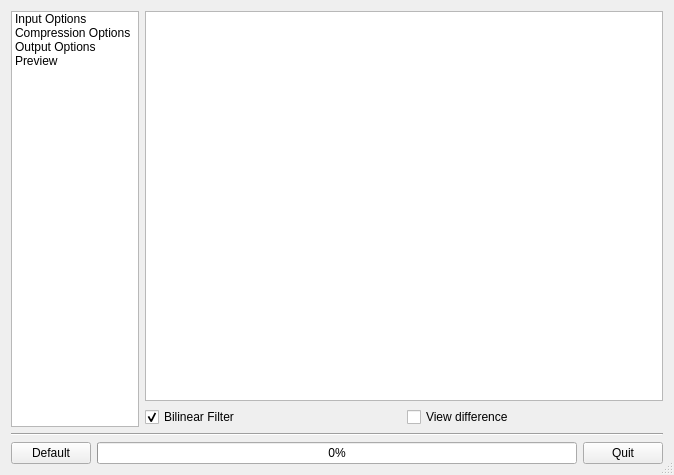
<ui version="4.0" >
 <class>ConfigDialog</class>
 <widget class="QDialog" name="ConfigDialog" >
  <property name="geometry" >
   <rect>
    <x>0</x>
    <y>0</y>
    <width>674</width>
    <height>475</height>
   </rect>
  </property>
  <property name="windowTitle" >
   <string>NVIDIA Texture Tools</string>
  </property>
  <property name="windowIcon" >
   <iconset/>
  </property>
  <property name="sizeGripEnabled" >
   <bool>true</bool>
  </property>
  <layout class="QVBoxLayout" >
   <item>
    <layout class="QHBoxLayout" >
     <item>
      <layout class="QVBoxLayout" >
       <item>
        <widget class="QListWidget" name="listWidget" >
         <property name="minimumSize" >
          <size>
           <width>64</width>
           <height>0</height>
          </size>
         </property>
         <property name="maximumSize" >
          <size>
           <width>128</width>
           <height>16777215</height>
          </size>
         </property>
         <property name="horizontalScrollBarPolicy" >
          <enum>Qt::ScrollBarAlwaysOff</enum>
         </property>
         <property name="movement" >
          <enum>QListView::Static</enum>
         </property>
         <property name="flow" >
          <enum>QListView::TopToBottom</enum>
         </property>
         <property name="isWrapping" stdset="0" >
          <bool>false</bool>
         </property>
         <property name="resizeMode" >
          <enum>QListView::Adjust</enum>
         </property>
         <property name="viewMode" >
          <enum>QListView::ListMode</enum>
         </property>
         <item>
          <property name="text" >
           <string>Input Options</string>
          </property>
         </item>
         <item>
          <property name="text" >
           <string>Compression Options</string>
          </property>
         </item>
         <item>
          <property name="text" >
           <string>Output Options</string>
          </property>
         </item>
         <item>
          <property name="text" >
           <string>Preview</string>
          </property>
          <property name="icon" >
           <iconset>../../../../../../castano-stuff/qshaderedit/src/images/colorpicker.png</iconset>
          </property>
         </item>
        </widget>
       </item>
      </layout>
     </item>
     <item>
      <widget class="QStackedWidget" name="stackedWidget" >
       <property name="sizePolicy" >
        <sizepolicy vsizetype="Expanding" hsizetype="Expanding" >
         <horstretch>0</horstretch>
         <verstretch>0</verstretch>
        </sizepolicy>
       </property>
       <property name="currentIndex" >
        <number>3</number>
       </property>
       <widget class="QWidget" name="inputPage" >
        <layout class="QVBoxLayout" >
         <property name="spacing" >
          <number>-1</number>
         </property>
         <property name="leftMargin" >
          <number>0</number>
         </property>
         <property name="topMargin" >
          <number>0</number>
         </property>
         <property name="rightMargin" >
          <number>0</number>
         </property>
         <property name="bottomMargin" >
          <number>0</number>
         </property>
         <item>
          <widget class="QTabWidget" name="tabWidget" >
           <property name="currentIndex" >
            <number>0</number>
           </property>
           <property name="elideMode" >
            <enum>Qt::ElideNone</enum>
           </property>
           <property name="usesScrollButtons" >
            <bool>false</bool>
           </property>
           <widget class="QWidget" name="widget" >
            <attribute name="title" >
             <string>File Path</string>
            </attribute>
            <layout class="QVBoxLayout" >
             <item>
              <layout class="QHBoxLayout" >
               <item>
                <widget class="QLineEdit" name="imagePathLineEdit" />
               </item>
               <item>
                <widget class="QPushButton" name="openButton" >
                 <property name="sizePolicy" >
                  <sizepolicy vsizetype="Fixed" hsizetype="Fixed" >
                   <horstretch>0</horstretch>
                   <verstretch>0</verstretch>
                  </sizepolicy>
                 </property>
                 <property name="text" >
                  <string>Open</string>
                 </property>
                </widget>
               </item>
              </layout>
             </item>
             <item>
              <widget class="QGraphicsView" name="graphicsView" />
             </item>
            </layout>
           </widget>
           <widget class="QWidget" name="widget" >
            <attribute name="title" >
             <string>Image Settings</string>
            </attribute>
            <layout class="QVBoxLayout" >
             <item>
              <layout class="QHBoxLayout" >
               <item>
                <widget class="QGroupBox" name="groupBox" >
                 <property name="sizePolicy" >
                  <sizepolicy vsizetype="Fixed" hsizetype="Fixed" >
                   <horstretch>0</horstretch>
                   <verstretch>0</verstretch>
                  </sizepolicy>
                 </property>
                 <property name="title" >
                  <string>Color Mode</string>
                 </property>
                 <property name="alignment" >
                  <set>Qt::AlignHCenter</set>
                 </property>
                 <layout class="QVBoxLayout" >
                  <property name="spacing" >
                   <number>0</number>
                  </property>
                  <item>
                   <widget class="QRadioButton" name="rgbRadioButton" >
                    <property name="text" >
                     <string>RGB</string>
                    </property>
                    <property name="checked" >
                     <bool>true</bool>
                    </property>
                   </widget>
                  </item>
                  <item>
                   <widget class="QRadioButton" name="normalMapRadioButton" >
                    <property name="text" >
                     <string>Normal Map</string>
                    </property>
                   </widget>
                  </item>
                 </layout>
                </widget>
               </item>
               <item>
                <widget class="QGroupBox" name="alphaModeGroupBox" >
                 <property name="sizePolicy" >
                  <sizepolicy vsizetype="Fixed" hsizetype="Fixed" >
                   <horstretch>0</horstretch>
                   <verstretch>0</verstretch>
                  </sizepolicy>
                 </property>
                 <property name="title" >
                  <string>Alpha Mode</string>
                 </property>
                 <property name="alignment" >
                  <set>Qt::AlignHCenter</set>
                 </property>
                 <layout class="QVBoxLayout" >
                  <property name="spacing" >
                   <number>0</number>
                  </property>
                  <item>
                   <widget class="QRadioButton" name="alphaNoneRadioButton" >
                    <property name="text" >
                     <string>None</string>
                    </property>
                    <property name="checked" >
                     <bool>false</bool>
                    </property>
                   </widget>
                  </item>
                  <item>
                   <widget class="QRadioButton" name="alphaTransparencyRadioButton" >
                    <property name="text" >
                     <string>Transparency</string>
                    </property>
                    <property name="checked" >
                     <bool>true</bool>
                    </property>
                   </widget>
                  </item>
                  <item>
                   <widget class="QRadioButton" name="alphaPremultipliedRadioButton" >
                    <property name="text" >
                     <string>Premultiplied</string>
                    </property>
                   </widget>
                  </item>
                 </layout>
                </widget>
               </item>
              </layout>
             </item>
             <item>
              <layout class="QHBoxLayout" >
               <property name="spacing" >
                <number>0</number>
               </property>
               <item>
                <widget class="QLabel" name="wrapModeLabel" >
                 <property name="sizePolicy" >
                  <sizepolicy vsizetype="Preferred" hsizetype="Expanding" >
                   <horstretch>0</horstretch>
                   <verstretch>0</verstretch>
                  </sizepolicy>
                 </property>
                 <property name="text" >
                  <string>Wrap Mode:</string>
                 </property>
                 <property name="buddy" >
                  <cstring>mipmapFilterComboBox</cstring>
                 </property>
                </widget>
               </item>
               <item>
                <widget class="QComboBox" name="wrapModeComboBox" >
                 <property name="maximumSize" >
                  <size>
                   <width>16777215</width>
                   <height>26</height>
                  </size>
                 </property>
                 <item>
                  <property name="text" >
                   <string>Mirror</string>
                  </property>
                 </item>
                 <item>
                  <property name="text" >
                   <string>Repeat</string>
                  </property>
                 </item>
                 <item>
                  <property name="text" >
                   <string>Clamp</string>
                  </property>
                 </item>
                </widget>
               </item>
              </layout>
             </item>
             <item>
              <layout class="QHBoxLayout" >
               <item>
                <widget class="QLabel" name="inputGammaLabel" >
                 <property name="sizePolicy" >
                  <sizepolicy vsizetype="Fixed" hsizetype="Expanding" >
                   <horstretch>0</horstretch>
                   <verstretch>0</verstretch>
                  </sizepolicy>
                 </property>
                 <property name="text" >
                  <string>Input Gamma:</string>
                 </property>
                 <property name="buddy" >
                  <cstring>inputGammaSpinBox</cstring>
                 </property>
                </widget>
               </item>
               <item>
                <widget class="QDoubleSpinBox" name="inputGammaSpinBox" >
                 <property name="sizePolicy" >
                  <sizepolicy vsizetype="Fixed" hsizetype="Maximum" >
                   <horstretch>0</horstretch>
                   <verstretch>0</verstretch>
                  </sizepolicy>
                 </property>
                 <property name="buttonSymbols" >
                  <enum>QAbstractSpinBox::UpDownArrows</enum>
                 </property>
                 <property name="minimum" >
                  <double>0.050000000000000</double>
                 </property>
                 <property name="maximum" >
                  <double>4.000000000000000</double>
                 </property>
                 <property name="singleStep" >
                  <double>0.050000000000000</double>
                 </property>
                 <property name="value" >
                  <double>2.200000000000000</double>
                 </property>
                </widget>
               </item>
              </layout>
             </item>
             <item>
              <layout class="QHBoxLayout" >
               <item>
                <widget class="QLabel" name="outputGammaLabel" >
                 <property name="sizePolicy" >
                  <sizepolicy vsizetype="Fixed" hsizetype="Expanding" >
                   <horstretch>0</horstretch>
                   <verstretch>0</verstretch>
                  </sizepolicy>
                 </property>
                 <property name="text" >
                  <string>Output Gamma:</string>
                 </property>
                 <property name="buddy" >
                  <cstring>inputGammaSpinBox</cstring>
                 </property>
                </widget>
               </item>
               <item>
                <widget class="QDoubleSpinBox" name="outputGammaSpinBox" >
                 <property name="sizePolicy" >
                  <sizepolicy vsizetype="Fixed" hsizetype="Maximum" >
                   <horstretch>0</horstretch>
                   <verstretch>0</verstretch>
                  </sizepolicy>
                 </property>
                 <property name="buttonSymbols" >
                  <enum>QAbstractSpinBox::UpDownArrows</enum>
                 </property>
                 <property name="minimum" >
                  <double>0.050000000000000</double>
                 </property>
                 <property name="maximum" >
                  <double>4.000000000000000</double>
                 </property>
                 <property name="singleStep" >
                  <double>0.050000000000000</double>
                 </property>
                 <property name="value" >
                  <double>2.200000000000000</double>
                 </property>
                </widget>
               </item>
              </layout>
             </item>
             <item>
              <spacer>
               <property name="orientation" >
                <enum>Qt::Vertical</enum>
               </property>
               <property name="sizeHint" >
                <size>
                 <width>433</width>
                 <height>16</height>
                </size>
               </property>
              </spacer>
             </item>
            </layout>
           </widget>
           <widget class="QWidget" name="widget" >
            <attribute name="title" >
             <string>Mipmaps</string>
            </attribute>
            <layout class="QVBoxLayout" >
             <item>
              <widget class="QCheckBox" name="generateMipmapsCheckBox" >
               <property name="text" >
                <string>Generate mipmaps</string>
               </property>
               <property name="checked" >
                <bool>true</bool>
               </property>
              </widget>
             </item>
             <item>
              <layout class="QHBoxLayout" >
               <property name="spacing" >
                <number>1</number>
               </property>
               <item>
                <widget class="QLabel" name="mipmapFilterLabel" >
                 <property name="sizePolicy" >
                  <sizepolicy vsizetype="Preferred" hsizetype="Expanding" >
                   <horstretch>0</horstretch>
                   <verstretch>0</verstretch>
                  </sizepolicy>
                 </property>
                 <property name="text" >
                  <string>Mipmap filter:</string>
                 </property>
                 <property name="buddy" >
                  <cstring>mipmapFilterComboBox</cstring>
                 </property>
                </widget>
               </item>
               <item>
                <widget class="QComboBox" name="mipmapFilterComboBox" >
                 <property name="maximumSize" >
                  <size>
                   <width>16777215</width>
                   <height>26</height>
                  </size>
                 </property>
                 <item>
                  <property name="text" >
                   <string>Box</string>
                  </property>
                 </item>
                 <item>
                  <property name="text" >
                   <string>Triangle</string>
                  </property>
                 </item>
                 <item>
                  <property name="text" >
                   <string>Kaiser</string>
                  </property>
                 </item>
                </widget>
               </item>
               <item>
                <widget class="QToolButton" name="mipmapFilterSettings" >
                 <property name="enabled" >
                  <bool>false</bool>
                 </property>
                 <property name="sizePolicy" >
                  <sizepolicy vsizetype="Fixed" hsizetype="Fixed" >
                   <horstretch>0</horstretch>
                   <verstretch>0</verstretch>
                  </sizepolicy>
                 </property>
                 <property name="maximumSize" >
                  <size>
                   <width>16777215</width>
                   <height>24</height>
                  </size>
                 </property>
                 <property name="autoFillBackground" >
                  <bool>false</bool>
                 </property>
                 <property name="text" >
                  <string>...</string>
                 </property>
                 <property name="toolButtonStyle" >
                  <enum>Qt::ToolButtonTextOnly</enum>
                 </property>
                </widget>
               </item>
              </layout>
             </item>
             <item>
              <layout class="QHBoxLayout" >
               <item>
                <widget class="QCheckBox" name="limitMipmapsCheckBox" >
                 <property name="sizePolicy" >
                  <sizepolicy vsizetype="Fixed" hsizetype="Expanding" >
                   <horstretch>0</horstretch>
                   <verstretch>0</verstretch>
                  </sizepolicy>
                 </property>
                 <property name="text" >
                  <string>Limit Mipmaps</string>
                 </property>
                </widget>
               </item>
               <item>
                <widget class="QLabel" name="maxLevelLabel" >
                 <property name="enabled" >
                  <bool>false</bool>
                 </property>
                 <property name="sizePolicy" >
                  <sizepolicy vsizetype="Fixed" hsizetype="Fixed" >
                   <horstretch>0</horstretch>
                   <verstretch>0</verstretch>
                  </sizepolicy>
                 </property>
                 <property name="text" >
                  <string>Max Level:</string>
                 </property>
                </widget>
               </item>
               <item>
                <widget class="QSpinBox" name="maxLevelSpinBox" >
                 <property name="enabled" >
                  <bool>false</bool>
                 </property>
                 <property name="sizePolicy" >
                  <sizepolicy vsizetype="Fixed" hsizetype="Fixed" >
                   <horstretch>0</horstretch>
                   <verstretch>0</verstretch>
                  </sizepolicy>
                 </property>
                 <property name="maximumSize" >
                  <size>
                   <width>80</width>
                   <height>16777215</height>
                  </size>
                 </property>
                </widget>
               </item>
              </layout>
             </item>
             <item>
              <spacer>
               <property name="orientation" >
                <enum>Qt::Vertical</enum>
               </property>
               <property name="sizeHint" >
                <size>
                 <width>204</width>
                 <height>71</height>
                </size>
               </property>
              </spacer>
             </item>
            </layout>
           </widget>
           <widget class="QWidget" name="widget" >
            <attribute name="title" >
             <string>Normal Map</string>
            </attribute>
           </widget>
          </widget>
         </item>
        </layout>
       </widget>
       <widget class="QWidget" name="compressionPage" >
        <layout class="QVBoxLayout" >
         <property name="leftMargin" >
          <number>0</number>
         </property>
         <property name="topMargin" >
          <number>0</number>
         </property>
         <property name="rightMargin" >
          <number>0</number>
         </property>
         <property name="bottomMargin" >
          <number>0</number>
         </property>
         <item>
          <layout class="QHBoxLayout" >
           <item>
            <widget class="QLabel" name="label_3" >
             <property name="sizePolicy" >
              <sizepolicy vsizetype="Preferred" hsizetype="Expanding" >
               <horstretch>0</horstretch>
               <verstretch>0</verstretch>
              </sizepolicy>
             </property>
             <property name="text" >
              <string>Format:</string>
             </property>
             <property name="textFormat" >
              <enum>Qt::PlainText</enum>
             </property>
             <property name="textInteractionFlags" >
              <set>Qt::NoTextInteraction</set>
             </property>
             <property name="buddy" >
              <cstring>formatComboBox</cstring>
             </property>
            </widget>
           </item>
           <item>
            <widget class="QComboBox" name="formatComboBox" >
             <item>
              <property name="text" >
               <string>Uncompressed</string>
              </property>
             </item>
             <item>
              <property name="text" >
               <string>BC1 (DXT1)</string>
              </property>
             </item>
             <item>
              <property name="text" >
               <string>BC1a (DXT1a)</string>
              </property>
             </item>
             <item>
              <property name="text" >
               <string>BC2 (DXT3)</string>
              </property>
             </item>
             <item>
              <property name="text" >
               <string>BC3 (DXT5)</string>
              </property>
             </item>
             <item>
              <property name="text" >
               <string>BC4</string>
              </property>
             </item>
             <item>
              <property name="text" >
               <string>BC5</string>
              </property>
             </item>
            </widget>
           </item>
          </layout>
         </item>
         <item>
          <layout class="QHBoxLayout" >
           <item>
            <widget class="QLabel" name="label_4" >
             <property name="sizePolicy" >
              <sizepolicy vsizetype="Preferred" hsizetype="Expanding" >
               <horstretch>0</horstretch>
               <verstretch>0</verstretch>
              </sizepolicy>
             </property>
             <property name="text" >
              <string>Quality:</string>
             </property>
             <property name="textFormat" >
              <enum>Qt::PlainText</enum>
             </property>
             <property name="textInteractionFlags" >
              <set>Qt::NoTextInteraction</set>
             </property>
             <property name="buddy" >
              <cstring>formatComboBox</cstring>
             </property>
            </widget>
           </item>
           <item>
            <widget class="QComboBox" name="formatComboBox_2" >
             <property name="currentIndex" >
              <number>1</number>
             </property>
             <item>
              <property name="text" >
               <string>Fastest</string>
              </property>
             </item>
             <item>
              <property name="text" >
               <string>Normal</string>
              </property>
             </item>
             <item>
              <property name="text" >
               <string>Production</string>
              </property>
             </item>
             <item>
              <property name="text" >
               <string>Highest</string>
              </property>
             </item>
            </widget>
           </item>
          </layout>
         </item>
         <item>
          <layout class="QHBoxLayout" >
           <item>
            <spacer>
             <property name="orientation" >
              <enum>Qt::Horizontal</enum>
             </property>
             <property name="sizeHint" >
              <size>
               <width>40</width>
               <height>20</height>
              </size>
             </property>
            </spacer>
           </item>
           <item>
            <widget class="QGroupBox" name="groupBox_6" >
             <property name="sizePolicy" >
              <sizepolicy vsizetype="Fixed" hsizetype="Fixed" >
               <horstretch>0</horstretch>
               <verstretch>0</verstretch>
              </sizepolicy>
             </property>
             <property name="title" >
              <string>Color Weights</string>
             </property>
             <property name="alignment" >
              <set>Qt::AlignHCenter</set>
             </property>
             <layout class="QVBoxLayout" >
              <item>
               <layout class="QHBoxLayout" >
                <item>
                 <widget class="QLabel" name="label_10" >
                  <property name="text" >
                   <string>Red</string>
                  </property>
                  <property name="buddy" >
                   <cstring>redSpinBox</cstring>
                  </property>
                 </widget>
                </item>
                <item>
                 <widget class="QDoubleSpinBox" name="redSpinBox" >
                  <property name="maximum" >
                   <double>1.000000000000000</double>
                  </property>
                  <property name="singleStep" >
                   <double>0.050000000000000</double>
                  </property>
                  <property name="value" >
                   <double>1.000000000000000</double>
                  </property>
                 </widget>
                </item>
               </layout>
              </item>
              <item>
               <layout class="QHBoxLayout" >
                <item>
                 <widget class="QLabel" name="label_11" >
                  <property name="text" >
                   <string>Green</string>
                  </property>
                  <property name="buddy" >
                   <cstring>greenSpinBox</cstring>
                  </property>
                 </widget>
                </item>
                <item>
                 <widget class="QDoubleSpinBox" name="greenSpinBox" >
                  <property name="maximum" >
                   <double>1.000000000000000</double>
                  </property>
                  <property name="singleStep" >
                   <double>0.050000000000000</double>
                  </property>
                  <property name="value" >
                   <double>1.000000000000000</double>
                  </property>
                 </widget>
                </item>
               </layout>
              </item>
              <item>
               <layout class="QHBoxLayout" >
                <item>
                 <widget class="QLabel" name="label_12" >
                  <property name="text" >
                   <string>Blue</string>
                  </property>
                  <property name="buddy" >
                   <cstring>blueSpinBox</cstring>
                  </property>
                 </widget>
                </item>
                <item>
                 <widget class="QDoubleSpinBox" name="blueSpinBox" >
                  <property name="maximum" >
                   <double>1.000000000000000</double>
                  </property>
                  <property name="singleStep" >
                   <double>0.050000000000000</double>
                  </property>
                  <property name="value" >
                   <double>1.000000000000000</double>
                  </property>
                 </widget>
                </item>
               </layout>
              </item>
              <item>
               <layout class="QHBoxLayout" >
                <item>
                 <widget class="QPushButton" name="uniformButton" >
                  <property name="maximumSize" >
                   <size>
                    <width>16777215</width>
                    <height>22</height>
                   </size>
                  </property>
                  <property name="text" >
                   <string>Uniform Weights</string>
                  </property>
                  <property name="checkable" >
                   <bool>true</bool>
                  </property>
                  <property name="checked" >
                   <bool>true</bool>
                  </property>
                 </widget>
                </item>
                <item>
                 <widget class="QPushButton" name="luminanceButton" >
                  <property name="maximumSize" >
                   <size>
                    <width>16777215</width>
                    <height>22</height>
                   </size>
                  </property>
                  <property name="text" >
                   <string>Luminance Weights</string>
                  </property>
                  <property name="checkable" >
                   <bool>true</bool>
                  </property>
                 </widget>
                </item>
               </layout>
              </item>
             </layout>
            </widget>
           </item>
           <item>
            <spacer>
             <property name="orientation" >
              <enum>Qt::Horizontal</enum>
             </property>
             <property name="sizeHint" >
              <size>
               <width>40</width>
               <height>20</height>
              </size>
             </property>
            </spacer>
           </item>
          </layout>
         </item>
         <item>
          <spacer>
           <property name="orientation" >
            <enum>Qt::Vertical</enum>
           </property>
           <property name="sizeHint" >
            <size>
             <width>484</width>
             <height>31</height>
            </size>
           </property>
          </spacer>
         </item>
        </layout>
       </widget>
       <widget class="QWidget" name="outputPage" />
       <widget class="QWidget" name="previewPage" >
        <layout class="QVBoxLayout" >
         <property name="leftMargin" >
          <number>0</number>
         </property>
         <property name="topMargin" >
          <number>0</number>
         </property>
         <property name="rightMargin" >
          <number>0</number>
         </property>
         <property name="bottomMargin" >
          <number>0</number>
         </property>
         <item>
          <layout class="QHBoxLayout" >
           <item>
            <widget class="QGraphicsView" name="graphicsView_2" />
           </item>
          </layout>
         </item>
         <item>
          <layout class="QHBoxLayout" >
           <item>
            <widget class="QCheckBox" name="filterCheckBox" >
             <property name="text" >
              <string>Bilinear Filter</string>
             </property>
             <property name="checked" >
              <bool>true</bool>
             </property>
            </widget>
           </item>
           <item>
            <widget class="QCheckBox" name="diffCheckBox" >
             <property name="text" >
              <string>View difference</string>
             </property>
            </widget>
           </item>
          </layout>
         </item>
        </layout>
       </widget>
      </widget>
     </item>
    </layout>
   </item>
   <item>
    <widget class="Line" name="line" >
     <property name="orientation" >
      <enum>Qt::Horizontal</enum>
     </property>
    </widget>
   </item>
   <item>
    <layout class="QHBoxLayout" >
     <item>
      <widget class="QPushButton" name="pushButton_6" >
       <property name="text" >
        <string>Default</string>
       </property>
      </widget>
     </item>
     <item>
      <widget class="QProgressBar" name="progressBar" >
       <property name="enabled" >
        <bool>true</bool>
       </property>
       <property name="value" >
        <number>0</number>
       </property>
       <property name="textVisible" >
        <bool>true</bool>
       </property>
       <property name="orientation" >
        <enum>Qt::Horizontal</enum>
       </property>
       <property name="invertedAppearance" >
        <bool>false</bool>
       </property>
      </widget>
     </item>
     <item>
      <widget class="QPushButton" name="pushButton" >
       <property name="text" >
        <string>Quit</string>
       </property>
      </widget>
     </item>
    </layout>
   </item>
  </layout>
 </widget>
 <resources/>
 <connections>
  <connection>
   <sender>listWidget</sender>
   <signal>currentRowChanged(int)</signal>
   <receiver>stackedWidget</receiver>
   <slot>setCurrentIndex(int)</slot>
   <hints>
    <hint type="sourcelabel" >
     <x>118</x>
     <y>193</y>
    </hint>
    <hint type="destinationlabel" >
     <x>154</x>
     <y>220</y>
    </hint>
   </hints>
  </connection>
  <connection>
   <sender>pushButton</sender>
   <signal>clicked()</signal>
   <receiver>ConfigDialog</receiver>
   <slot>accept()</slot>
   <hints>
    <hint type="sourcelabel" >
     <x>565</x>
     <y>491</y>
    </hint>
    <hint type="destinationlabel" >
     <x>582</x>
     <y>506</y>
    </hint>
   </hints>
  </connection>
  <connection>
   <sender>limitMipmapsCheckBox</sender>
   <signal>clicked(bool)</signal>
   <receiver>maxLevelSpinBox</receiver>
   <slot>setEnabled(bool)</slot>
   <hints>
    <hint type="sourcelabel" >
     <x>451</x>
     <y>120</y>
    </hint>
    <hint type="destinationlabel" >
     <x>524</x>
     <y>120</y>
    </hint>
   </hints>
  </connection>
  <connection>
   <sender>limitMipmapsCheckBox</sender>
   <signal>clicked(bool)</signal>
   <receiver>maxLevelLabel</receiver>
   <slot>setEnabled(bool)</slot>
   <hints>
    <hint type="sourcelabel" >
     <x>337</x>
     <y>120</y>
    </hint>
    <hint type="destinationlabel" >
     <x>482</x>
     <y>124</y>
    </hint>
   </hints>
  </connection>
 </connections>
</ui>
